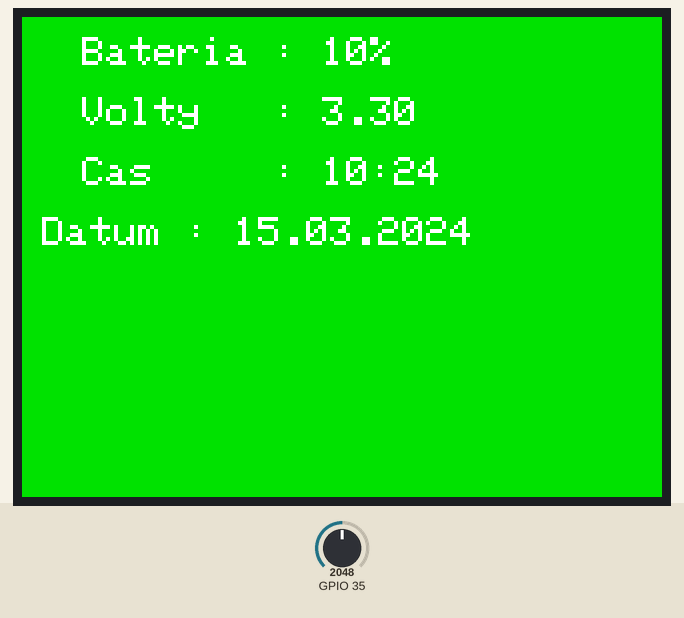
A sketch run on a simulated ESP32. On the bench: 320×240 colour display. The test bench sets the inputs (shaded band); at power-on: GPIO 35 = 2048. The local clock reads 2024-03-15 10:24:30 at power-on unless the sketch sets it.

Above: at 1.49 s.
1.5 s: GPIO 35 set to 2866
At 1.67 s:
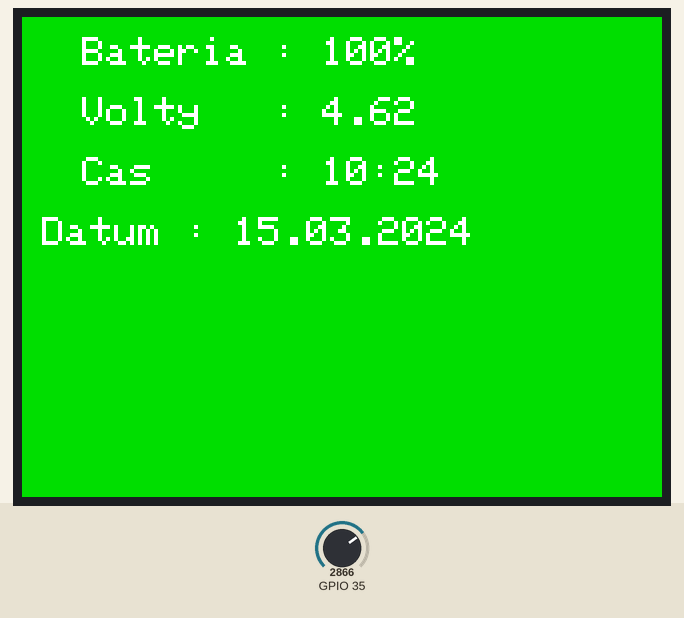
3.8 s: GPIO 35 set to 3603
At 4.04 s:
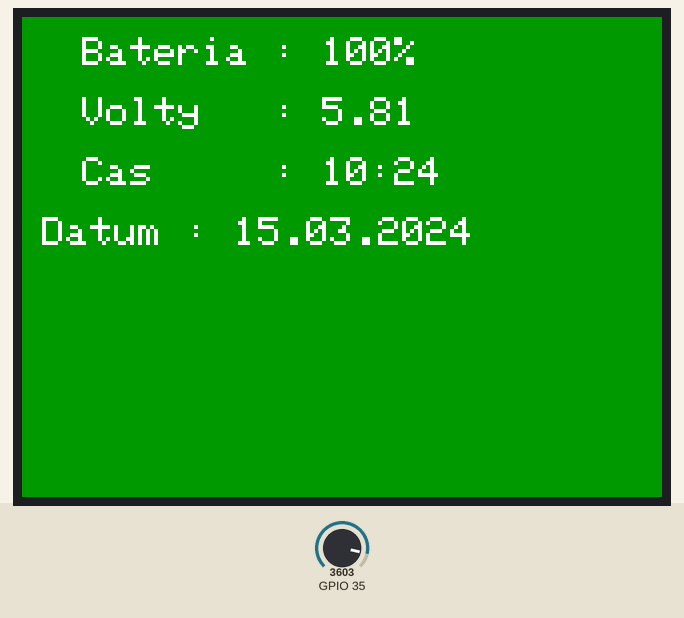
5.9 s: GPIO 35 set to 4095
At 9.96 s:
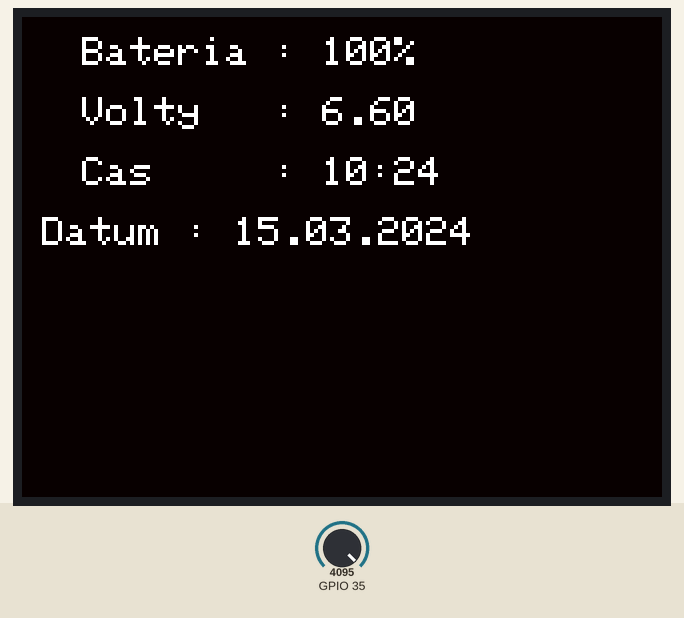

The sketch:

RTC-Date-AndBatInfo.ino
```cpp
#include <M5Unified.h>
#include <time.h>

// Fade farby
int red = 0, green = 255, blue = 0;
int colorStep = 5;
int colorState = 0;

// Premenná pre sledovanie hodiny
int lastHour = -1;

// Inicializačný RTC čas z času kompilácie
void setCompileTimeRTC() {
  struct tm tm;
  const char *compile_date = __DATE__;
  const char *compile_time = __TIME__;

  // Parsovanie dátumu
  char month_str[4];
  int day, year;
  sscanf(compile_date, "%3s %d %d", month_str, &day, &year);

  // Parsovanie času
  int hour, minute, second;
  sscanf(compile_time, "%d:%d:%d", &hour, &minute, &second);

  // Konverzia názvu mesiaca
  const char *months = "JanFebMarAprMayJunJulAugSepOctNovDec";
  int month = (strstr(months, month_str) - months) / 3 + 1;

  tm.tm_year = year - 1900;
  tm.tm_mon = month - 1;
  tm.tm_mday = day;
  tm.tm_hour = hour;
  tm.tm_min = minute;
  tm.tm_sec = second;
  tm.tm_isdst = 0;

  time_t t = mktime(&tm);
  struct timeval now = { .tv_sec = t };
  settimeofday(&now, nullptr);
}

void setup() {
  M5.begin();
  M5.Lcd.setRotation(1);
  M5.Lcd.setTextSize(2);
  M5.Lcd.setTextColor(WHITE);
  M5.Lcd.fillScreen(WHITE);
  setCompileTimeRTC();
}

void loop() {
  float battery_voltage = analogRead(35);
  battery_voltage = battery_voltage * (3.3 / 4095.0) * 2;
  int battery_percentage = (battery_voltage - 3.2) / (4.2 - 3.2) * 100;
  battery_percentage = constrain(battery_percentage, 0, 100);

  M5.Lcd.fillScreen(M5.Lcd.color565(red, green, blue));
  int centerX = 100;

  M5.Lcd.setCursor(centerX - 70, 10);
  M5.Lcd.print("Bateria : ");
  M5.Lcd.print(battery_percentage);
  M5.Lcd.print("%");

  M5.Lcd.setCursor(centerX - 70, 40);
  M5.Lcd.print("Volty   : ");
  M5.Lcd.print(battery_voltage, 2);

  struct tm timeinfo;
  if (getLocalTime(&timeinfo)) {
    char timeStr[6], dateStr[11];
    strftime(timeStr, sizeof(timeStr), "%H:%M", &timeinfo);
    strftime(dateStr, sizeof(dateStr), "%d.%m.%Y", &timeinfo);

    M5.Lcd.setCursor(centerX - 70, 70);
    M5.Lcd.print("Cas     : ");
    M5.Lcd.print(timeStr);

    M5.Lcd.setCursor(centerX - 90, 100);
    M5.Lcd.print("Datum : ");
    M5.Lcd.print(dateStr);

    // Kontrola či nastala nová celá hodina
    if (timeinfo.tm_min == 0 && timeinfo.tm_hour != lastHour) {
      lastHour = timeinfo.tm_hour;

      // Zabzuč 2x
      for (int i = 0; i < 2; i++) {
        M5.Speaker.tone(1000, 200); // 1000 Hz, 200 ms
        delay(300); // malá pauza medzi bzučaním
      }
    }

  } else {
    M5.Lcd.setCursor(centerX - 70, 80);
    M5.Lcd.print("Cas     : --:--");
    M5.Lcd.setCursor(centerX - 70, 110);
    M5.Lcd.print("Datum   : --.--.----");
  }

  // Fade efekt farieb
  if (colorState == 0) {
    green -= colorStep;
    if (green <= 0) { green = 0; red += colorStep; if (red >= 255) { red = 255; colorState = 1; } }
  } else if (colorState == 1) {
    red -= colorStep;
    if (red <= 0) { red = 0; blue += colorStep; if (blue >= 255) { blue = 255; colorState = 2; } }
  } else if (colorState == 2) {
    blue -= colorStep;
    if (blue <= 0) { blue = 0; green += colorStep; if (green >= 255) { green = 255; colorState = 3; } }
  } else if (colorState == 3) {
    green -= colorStep;
    if (green <= 0) { green = 0; blue += colorStep; if (blue >= 255) { blue = 255; colorState = 0; } }
  }

  delay(100);
}
```
